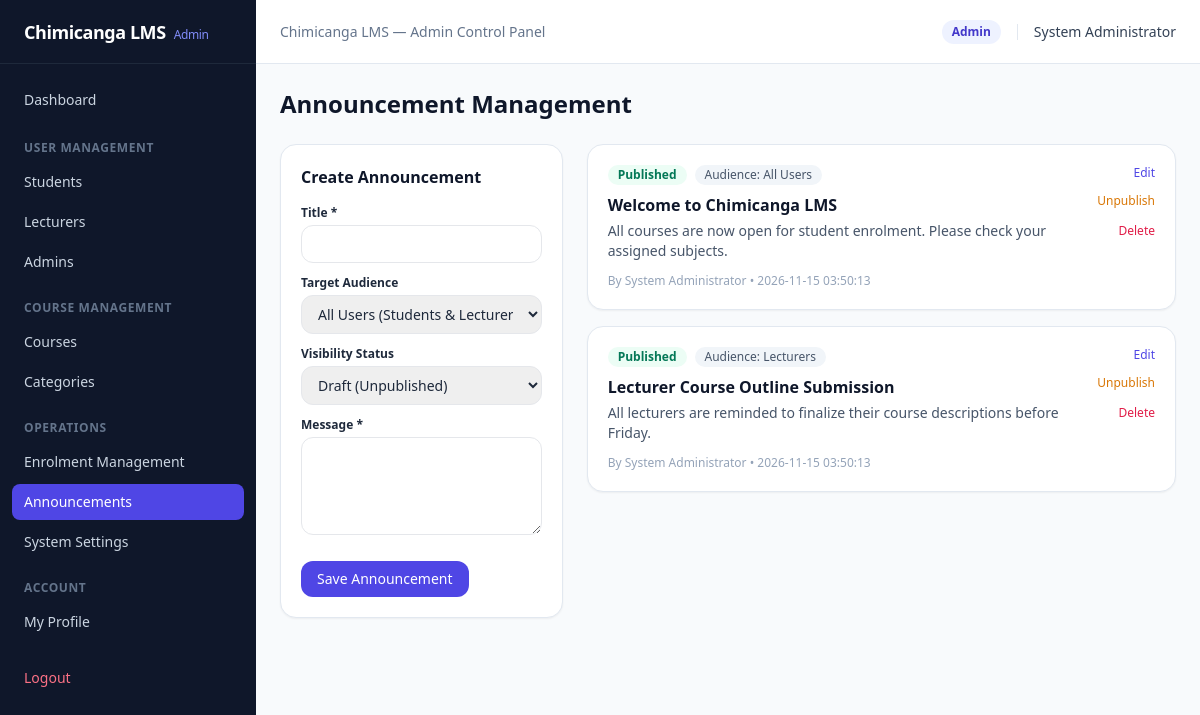
Before: /admin/announcements.php (signed in) with the older database file.
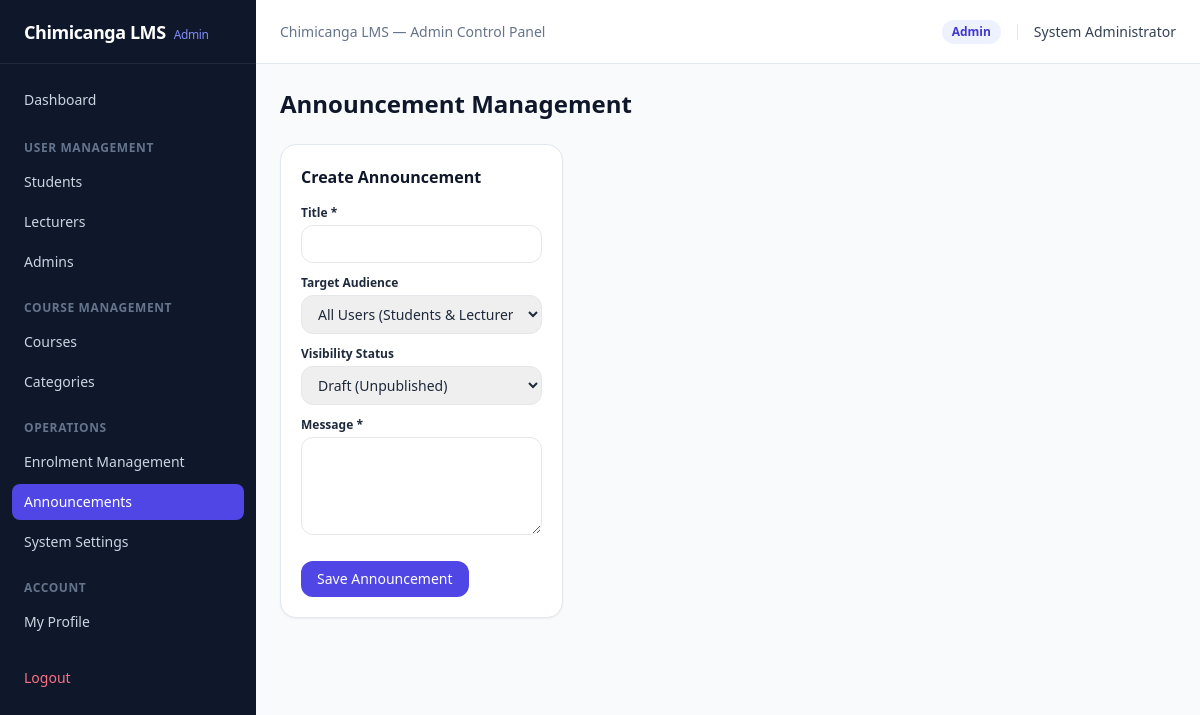
After: the same page with the newer database file.
### tables this page shows
CREATE TABLE `announcements` (
  `announcement_id` INT UNSIGNED AUTO_INCREMENT PRIMARY KEY,
  `created_by` INT UNSIGNED NOT NULL,
  `title` VARCHAR(180) NOT NULL,
  `body` TEXT NOT NULL,
  `target_role` ENUM('all', 'student', 'lecturer') NOT NULL DEFAULT 'all',
  `status` ENUM('draft', 'published') NOT NULL DEFAULT 'draft',
  `published_at` TIMESTAMP NULL,
  `created_at` TIMESTAMP DEFAULT CURRENT_TIMESTAMP,
  CONSTRAINT `fk_ann_user` FOREIGN KEY (`created_by`) REFERENCES `users`(`user_id`) ON DELETE CASCADE
);

CREATE TABLE `users` (
  `user_id` INT UNSIGNED AUTO_INCREMENT PRIMARY KEY,
  `staff_student_id` VARCHAR(30) NOT NULL UNIQUE,
  `full_name` VARCHAR(120) NOT NULL,
  `email` VARCHAR(150) NOT NULL UNIQUE,
  `password_hash` VARCHAR(255) NOT NULL,
  `role` ENUM('admin', 'lecturer', 'student') NOT NULL DEFAULT 'student',
  `department` VARCHAR(100) NULL,
  `phone` VARCHAR(30) NULL,
  `profile_photo` VARCHAR(255) NULL,
  `status` ENUM('active', 'inactive') NOT NULL DEFAULT 'active',
  `must_change_password` TINYINT(1) NOT NULL DEFAULT 0,
  `created_at` TIMESTAMP DEFAULT CURRENT_TIMESTAMP
);

### admin/announcements.php (the view, shortened to what this page needs)
<?php
require_once __DIR__ . '/../includes/header.php';
$announcements = $pdo->query("
    SELECT a.*, u.full_name AS author_name
    FROM announcements a
    JOIN users u ON a.created_by = u.user_id
    ORDER BY a.created_at DESC
")->fetchAll();
$editAnn = null;
?>
<h1 class="text-2xl font-bold text-slate-900 mb-6">Announcement Management</h1>
<div class="grid grid-cols-1 lg:grid-cols-3 gap-6">
    <div class="bg-white rounded-2xl border border-slate-200 p-5 shadow-sm h-fit">
        <h2 class="text-base font-bold text-slate-900 mb-4"><?= $editAnn ? 'Edit Announcement' : 'Create Announcement' ?></h2>
        <form action="../actions/announcement_save.php" method="POST" class="space-y-3">
            <div>
                <label class="block text-xs font-semibold mb-1">Title *</label>
                <input type="text" name="title" required value="<?= htmlspecialchars($editAnn['title'] ?? '') ?>" class="w-full border rounded-xl px-3 py-2 text-sm">
            </div>
            <div>
                <label class="block text-xs font-semibold mb-1">Target Audience</label>
                <select name="target_role" class="w-full border rounded-xl px-3 py-2 text-sm">
                    <option value="all" <?= ($editAnn['target_role'] ?? 'all') === 'all' ? 'selected' : '' ?>>All Users (Students & Lecturers)</option>
                </select>
            </div>
            <div>
                <label class="block text-xs font-semibold mb-1">Visibility Status</label>
                <select name="status" class="w-full border rounded-xl px-3 py-2 text-sm">
                    <option value="draft" <?= ($editAnn['status'] ?? 'draft') === 'draft' ? 'selected' : '' ?>>Draft (Unpublished)</option>
                </select>
            </div>
            <div>
                <label class="block text-xs font-semibold mb-1">Message *</label>
                <textarea name="body" rows="4" required class="w-full border rounded-xl px-3 py-2 text-sm"><?= htmlspecialchars($editAnn['body'] ?? '') ?></textarea>
            </div>
            <div class="flex gap-2 pt-2">
                <button type="submit" class="bg-indigo-600 text-white text-sm font-medium px-4 py-2 rounded-xl">Save Announcement</button>
            </div>
        </form>
    </div>
    <div class="lg:col-span-2 space-y-4">
        <?php foreach ($announcements as $ann): ?>
            <div class="bg-white rounded-2xl border border-slate-200 p-5 shadow-sm">
                <div class="flex justify-between items-start gap-4">
                    <div>
                        <div class="flex items-center gap-2">
                            <span class="px-2.5 py-0.5 rounded-full text-xs font-semibold <?= $ann['status'] === 'published' ? 'bg-emerald-50 text-emerald-700' : 'bg-amber-50 text-amber-700' ?>">
                                <?= ucfirst($ann['status']) ?>
                            </span>
                            <span class="text-xs font-medium bg-slate-100 text-slate-600 px-2.5 py-0.5 rounded-full">
                                Audience: <?= $ann['target_role'] === 'all' ? 'All Users' : ucfirst($ann['target_role']) . 's' ?>
                            </span>
                        </div>
                        <h3 class="text-base font-bold text-slate-900 mt-2"><?= htmlspecialchars($ann['title']) ?></h3>
                        <p class="text-sm text-slate-600 mt-1 whitespace-pre-line"><?= htmlspecialchars($ann['body']) ?></p>
                        <p class="text-xs text-slate-400 mt-3">By <?= htmlspecialchars($ann['author_name']) ?> &bull; <?= htmlspecialchars($ann['created_at']) ?></p>
                    </div>
                    <div class="flex flex-col gap-1.5 text-right shrink-0">
                        <a href="?edit=<?= (int)$ann['announcement_id'] ?>" class="text-xs text-indigo-600 hover:underline">Edit</a>
                        <form action="../actions/announcement_action.php" method="POST">
                            <button type="submit" class="text-xs text-amber-600 hover:underline">
                                <?= $ann['status'] === 'published' ? 'Unpublish' : 'Publish' ?>
                            </button>
                        </form>
                        <form action="../actions/announcement_action.php" method="POST" onsubmit="return confirm('Delete this announcement?');">
                            <button type="submit" class="text-xs text-rose-600 hover:underline">Delete</button>
                        </form>
                    </div>
                </div>
            </div>
        <?php endforeach; ?>
    </div>
</div>
<?php require_once __DIR__ . '/../includes/footer.php'; ?>

Changed rows visible on the page:
removed announcements: status "Published", target_role "All Users", title "Welcome to Chimicanga LMS", body "All courses are now open for student enrolment. Please check your assigned subjects.", created_by.full_name "System Administrator", created_at "2026-11-15 03:50:13", shows "Unpublish"
removed announcements: status "Published", target_role "Lecturer", title "Lecturer Course Outline Submission", body "All lecturers are reminded to finalize their course descriptions before Friday.", created_by.full_name "System Administrator", created_at "2026-11-15 03:50:13", shows "Unpublish"
